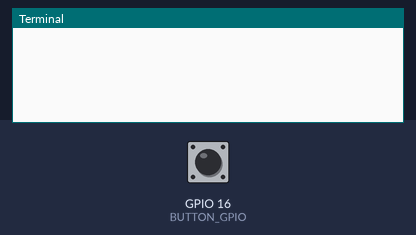
The program below on a simulated Raspberry Pi (BCM pin numbers). Shown: the last lines printed to the terminal. Inputs (shaded band) come from the test bench; at power-on: GPIO 16 (BUTTON_GPIO) HIGH.

Above: at 1.2 s.
1.3 s: GPIO 16 (BUTTON_GPIO) pulled LOW for 0.15 s
At 1.9 s:
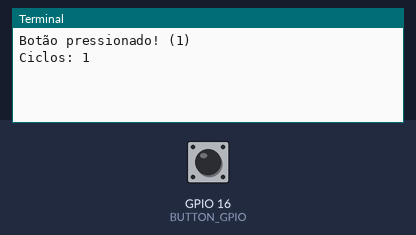
2.9 s: GPIO 16 (BUTTON_GPIO) pulled LOW for 1 s
At 4.4 s:
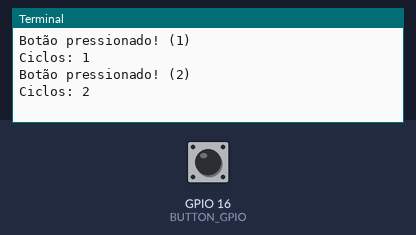
5.4 s: GPIO 16 (BUTTON_GPIO) pulled LOW for 0.15 s
At 6.2 s:
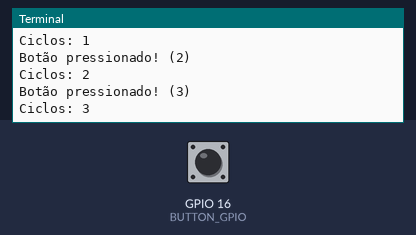

The program:

int-wait_for_edge.py
```python
#!/usr/bin/env python3

import RPi.GPIO as GPIO

# GPIO BOTAO
BUTTON_GPIO = 16

if __name__ == '__main__':
    GPIO.setmode(GPIO.BCM)
    GPIO.setup(BUTTON_GPIO, GPIO.IN, pull_up_down=GPIO.PUD_UP)

    # Total de ciclos, total de vezes do botao pressionado / solto
    contCiclos = 0
    # Contator de botao pressionado
    contPressionado = 0

    while True:
        contCiclos = contCiclos + 1
        # arg1 = channel: numero GPIO - modo BCM (broadcom)
        # arg2 = tipo de interrupcao - FALLING, RISING or BOTH
        # arg3 = timeout - opcional
        GPIO.wait_for_edge(BUTTON_GPIO, GPIO.RISING)
        contPressionado = contPressionado + 1
        print("Botão pressionado! (" + str(contPressionado) + ")")
        print("Ciclos: " + str(contCiclos))

        # Limitador de loops
        if contPressionado == 10:
         break;
```

Measured:
- after the input at 1.3 s, the terminal: prints a new line after 0.15 s (image 1)
- after the input at 2.9 s, the terminal: prints a new line after 1.0 s (image 2)
- after the input at 5.4 s, the terminal: prints a new line after 0.15 s (image 3)
